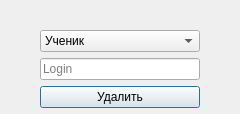
<?xml version="1.0" encoding="UTF-8"?>
<ui version="4.0">
 <class>Dialog</class>
 <widget class="QDialog" name="Dialog">
  <property name="geometry">
   <rect>
    <x>0</x>
    <y>0</y>
    <width>240</width>
    <height>114</height>
   </rect>
  </property>
  <property name="windowTitle">
   <string>Dialog</string>
  </property>
  <widget class="QWidget" name="verticalLayoutWidget">
   <property name="geometry">
    <rect>
     <x>40</x>
     <y>30</y>
     <width>160</width>
     <height>80</height>
    </rect>
   </property>
   <layout class="QVBoxLayout" name="verticalLayout">
    <item>
     <widget class="QComboBox" name="comboBox">
      <item>
       <property name="text">
        <string>Ученик</string>
       </property>
      </item>
      <item>
       <property name="text">
        <string>Преподаватель</string>
       </property>
      </item>
     </widget>
    </item>
    <item>
     <widget class="QLineEdit" name="LoginText">
      <property name="placeholderText">
       <string>Login</string>
      </property>
     </widget>
    </item>
    <item>
     <widget class="QPushButton" name="delete_btn">
      <property name="text">
       <string>Удалить</string>
      </property>
     </widget>
    </item>
   </layout>
  </widget>
 </widget>
 <resources/>
 <connections/>
</ui>
